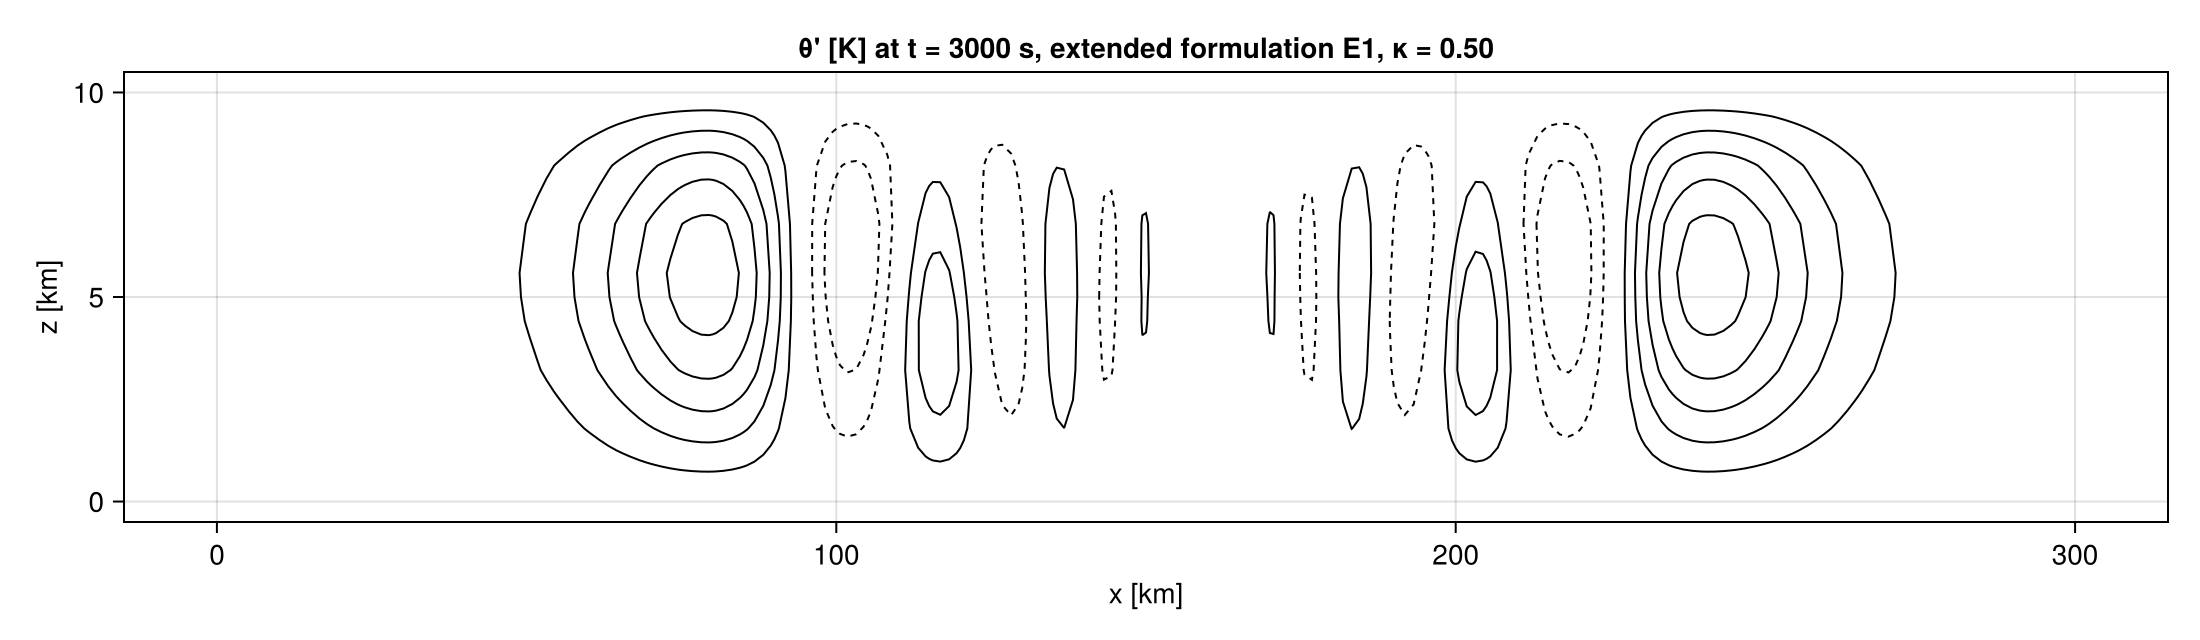

Recreate this plot in Julia.
# Extended formulation only (docs/fast_2d, Section "Extended formulation", scheme E1): the Skamarock & Klemp (1994)
# nonhydrostatic gravity wave (300 km × 10 km, Δx = Δz = 1 km: DG degree 5 on 60 × 2 elements, U = 20 m/s, N = 0.01/s,
# Δθ0 = 0.01 K, a = 5 km, T = 3000 s) with MIS54 and the explicit Störmer–Verlet small step.
#
#     [DT=12] [NSUBFAC=0.6] [KAPPA=0.5] [REF=1] julia --project=examples examples/sk94_extended.jl
#
# NSUBFAC: small step as a fraction of the explicit Verlet limit of the standard formulation (E1 needs ≤ 0.6 for κ = 1/2).
# REF=1: also the RK4 reference of the standard formulation (LMARS in ρu), ≈ 4 min, and the error of θ.
#
# Where the extended formulation is in the code (src/DGSEM/Euler2D/frozen_p.jl):
#   DGPressureModel(base; interface = true, kappa)  the model; state [ρ, m_x, m_z, Θ | p | M̂], one M̂ per interior face node
#                                                   (contravariant, M̂ = ñ·m̂), index m.mhat[face pair]
#   _lmars_momentum!     face coefficients of LMARS in ρu (C₁ = C₂ = 1/2, C₃ = 1/(2c), C₇ = C₈ = c/2)
#   _dgp_terms!          all terms of the linear fast operator as emit(row, col, coef); the branch `elseif m.interface`
#                        holds the face terms of the extended formulation: ρ, Θ (and p) rows with M̂, momentum rows with the
#                        interface pressure of their side (no pressure), and the M̂ row M̂_t = κ σ̄ s (P̂_L - P̂_R)
#   _dgp_isthermo        the groups: thermodynamic rows T = (ρ, Θ, p); all others (m_x, m_z, M̂) are the momentum group M
#   frozen_fast!         the parts :thermo (T rows) and :momentum (M rows) used by the Verlet small step
#   interface_reset!     M̂ ← s m*(q), the LMARS value (start of the run and after every MIS step, via frozen_step_end!)
# The small step (src/TimeStepping/frozen.jl, frozen_fast_solve!, method :verlet) is E1:
#   T½ = T⁰ + h/2 (A_T M⁰ + f_T);   M¹ = M⁰ + h (A_M T½ + D_M M⁰ + f_M);   T¹ = T½ + h/2 (A_T M¹ + f_T)
include(joinpath(@__DIR__, "euler2d_common.jl"))

L, H, a, U, T, Δθ0 = 300e3, 10e3, 5e3, 20.0, 3000.0, 0.01
Δt = parse(Float64, get(ENV, "DT", "12"))
fac = parse(Float64, get(ENV, "NSUBFAC", "0.6"))
κ = parse(Float64, get(ENV, "KAPPA", "0.5"))
gas = Gas()
ρr, Θr, θr = stratified_reference(gas; θ0 = 300.0, N = 0.01)
base = build_model(:dg; L, H, P = 5, NEX = 60, NEZ = 2, ρr, Θr, gas)
qb = project2d(base, (x, z) -> (ρ = Θr(z) / (θr(z) + Δθ0 * sin(π * z / H) / (1 + ((x - L / 3) / a)^2)); (ρ, ρ * U, 0.0, Θr(z))))
M = base.mesh

# the extended model and its initial state (p = p(Θ), M̂ = s m* of the initial state)
me = E2.DGPressureModel(base; interface = true, kappa = κ)
q0 = E2.pressure_state(me, qb)
@printf("unknowns: %d element values (ρ, m_x, m_z, Θ), %d pressures, %d interface momenta\n",
        base.nq, M.np^2 * M.Ne, me.nq - base.nq - M.np^2 * M.Ne)

# small step: fraction of the explicit Verlet limit (CFL table of the DG examples, degree 5)
c = sound_speed_max(base, qb)
dτ0 = 0.85 * 0.52 * min(M.Lx / M.Nex, M.H / M.Nez) / ((2M.p + 1) * c)
nsub = ceil(Int, Δt / (fac * dτ0))
n = round(Int, T / Δt)
t = @elapsed q = TS.run_frozen(me, q0, Δt, n; tab = TS.mis_tableau(:MIS54), nsub, fast = :verlet)
θf(x) = E2.field(base, x[1:base.nq], 4) ./ E2.field(base, x[1:base.nq], 1)
θp = θf(q) .- θr.(M.Z)
@printf("E1, κ = %.2f, MIS54 Δt = %.0f s, small step %.2f s (%.2f × limit, nsub %d): max θ' %.3e K, min θ' %.3e K (%.0f s)\n",
        κ, Δt, Δt / nsub, Δt / nsub / dτ0, nsub, maximum(θp), minimum(θp), t)

if get(ENV, "REF", "0") == "1"
    ms = E2.DGPressureModel(base; lmars = :momentum)          # standard formulation, same LMARS
    nref = ceil(Int, T / (0.5dτ0))
    qref = TS.run_rk4(ms, E2.pressure_state(ms, qb), T / nref, nref)
    @printf("error θ against RK4 of the standard formulation: %.3e K (max θ' of the reference %.3e K)\n",
            maximum(abs.(θf(q) .- θf(qref))), maximum(θf(qref) .- θr.(M.Z)))
end

# θ' at T (contour interval 5e-4 K, negative dashed); DG nodes on element faces are averaged
d = Dict{Tuple{Float64,Float64},Tuple{Float64,Int}}()
for (x, z, v) in zip(vec(M.X) ./ 1e3, vec(M.Z) ./ 1e3, vec(θp))
    k = (round(x; digits = 6), round(z; digits = 6)); s, m = get(d, k, (0.0, 0)); d[k] = (s + v, m + 1)
end
ks = collect(keys(d)); xs, zs, vs = first.(ks), last.(ks), [d[k][1] / d[k][2] for k in ks]
fig = Figure(; size = (1100, 320))
ax = Axis(fig[1, 1]; title = @sprintf("θ' [K] at t = 3000 s, extended formulation E1, κ = %.2f", κ), xlabel = "x [km]", ylabel = "z [km]")
contour!(ax, xs, zs, vs; levels = collect(5e-4:5e-4:5e-3), color = :black)
contour!(ax, xs, zs, vs; levels = collect(-5e-3:5e-4:-5e-4), color = :black, linestyle = :dash)
save(joinpath(@__DIR__, "sk94_extended.png"), fig)
println("wrote examples/sk94_extended.png")
